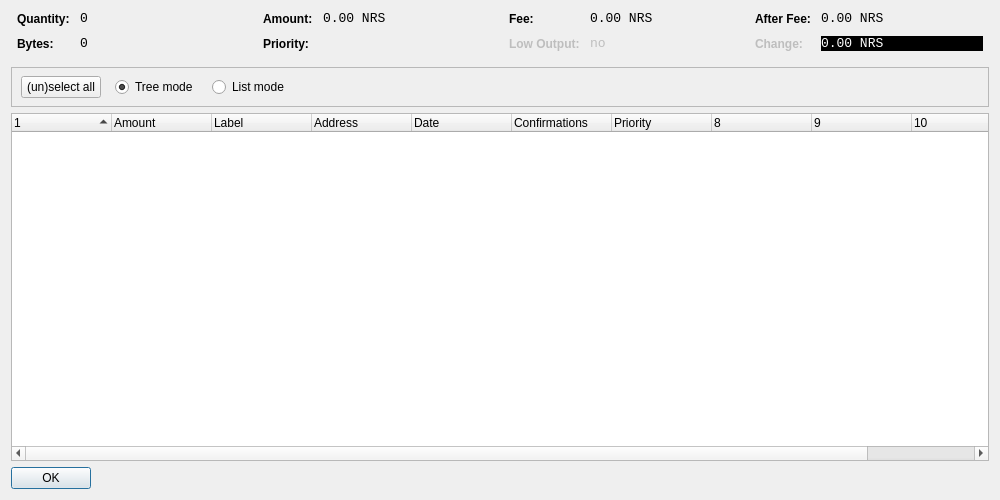
<?xml version="1.0" encoding="UTF-8"?>
<ui version="4.0">
 <class>CoinControlDialog</class>
 <widget class="QDialog" name="CoinControlDialog">
  <property name="geometry">
   <rect>
    <x>0</x>
    <y>0</y>
    <width>1000</width>
    <height>500</height>
   </rect>
  </property>
  <property name="windowTitle">
   <string>Coin Control</string>
  </property>
  <layout class="QVBoxLayout" name="verticalLayout">
   <item>
    <layout class="QHBoxLayout" name="horizontalLayoutTop" stretch="0,0,0,0">
     <property name="topMargin">
      <number>0</number>
     </property>
     <property name="bottomMargin">
      <number>10</number>
     </property>
     <item>
      <layout class="QFormLayout" name="formLayoutCoinControl1">
       <property name="horizontalSpacing">
        <number>10</number>
       </property>
       <property name="verticalSpacing">
        <number>10</number>
       </property>
       <property name="leftMargin">
        <number>6</number>
       </property>
       <property name="rightMargin">
        <number>6</number>
       </property>
       <item row="0" column="0">
        <widget class="QLabel" name="labelCoinControlQuantityText">
         <property name="styleSheet">
          <string notr="true">font-weight:bold;</string>
         </property>
         <property name="text">
          <string>Quantity:</string>
         </property>
        </widget>
       </item>
       <item row="0" column="1">
        <widget class="QLabel" name="labelCoinControlQuantity">
         <property name="font">
          <font>
           <family>Monospace</family>
           <pointsize>10</pointsize>
          </font>
         </property>
         <property name="cursor">
          <cursorShape>IBeamCursor</cursorShape>
         </property>
         <property name="contextMenuPolicy">
          <enum>Qt::ActionsContextMenu</enum>
         </property>
         <property name="text">
          <string>0</string>
         </property>
         <property name="textInteractionFlags">
          <set>Qt::LinksAccessibleByMouse|Qt::TextSelectableByKeyboard|Qt::TextSelectableByMouse</set>
         </property>
        </widget>
       </item>
       <item row="1" column="0">
        <widget class="QLabel" name="labelCoinControlBytesText">
         <property name="styleSheet">
          <string notr="true">font-weight:bold;</string>
         </property>
         <property name="text">
          <string>Bytes:</string>
         </property>
        </widget>
       </item>
       <item row="1" column="1">
        <widget class="QLabel" name="labelCoinControlBytes">
         <property name="font">
          <font>
           <family>Monospace</family>
           <pointsize>10</pointsize>
          </font>
         </property>
         <property name="cursor">
          <cursorShape>IBeamCursor</cursorShape>
         </property>
         <property name="contextMenuPolicy">
          <enum>Qt::ActionsContextMenu</enum>
         </property>
         <property name="text">
          <string>0</string>
         </property>
         <property name="textInteractionFlags">
          <set>Qt::LinksAccessibleByMouse|Qt::TextSelectableByKeyboard|Qt::TextSelectableByMouse</set>
         </property>
        </widget>
       </item>
      </layout>
     </item>
     <item>
      <layout class="QFormLayout" name="formLayoutCoinControl2">
       <property name="horizontalSpacing">
        <number>10</number>
       </property>
       <property name="verticalSpacing">
        <number>10</number>
       </property>
       <property name="leftMargin">
        <number>6</number>
       </property>
       <property name="rightMargin">
        <number>6</number>
       </property>
       <item row="0" column="0">
        <widget class="QLabel" name="labelCoinControlAmountText">
         <property name="styleSheet">
          <string notr="true">font-weight:bold;</string>
         </property>
         <property name="text">
          <string>Amount:</string>
         </property>
        </widget>
       </item>
       <item row="0" column="1">
        <widget class="QLabel" name="labelCoinControlAmount">
         <property name="font">
          <font>
           <family>Monospace</family>
           <pointsize>10</pointsize>
          </font>
         </property>
         <property name="cursor">
          <cursorShape>IBeamCursor</cursorShape>
         </property>
         <property name="contextMenuPolicy">
          <enum>Qt::ActionsContextMenu</enum>
         </property>
         <property name="text">
          <string>0.00 NRS</string>
         </property>
         <property name="textInteractionFlags">
          <set>Qt::LinksAccessibleByMouse|Qt::TextSelectableByKeyboard|Qt::TextSelectableByMouse</set>
         </property>
        </widget>
       </item>
       <item row="1" column="0">
        <widget class="QLabel" name="labelCoinControlPriorityText">
         <property name="styleSheet">
          <string notr="true">font-weight:bold;</string>
         </property>
         <property name="text">
          <string>Priority:</string>
         </property>
        </widget>
       </item>
       <item row="1" column="1">
        <widget class="QLabel" name="labelCoinControlPriority">
         <property name="font">
          <font>
           <family>Monospace</family>
           <pointsize>10</pointsize>
          </font>
         </property>
         <property name="cursor">
          <cursorShape>IBeamCursor</cursorShape>
         </property>
         <property name="contextMenuPolicy">
          <enum>Qt::ActionsContextMenu</enum>
         </property>
         <property name="text">
          <string/>
         </property>
         <property name="textInteractionFlags">
          <set>Qt::LinksAccessibleByMouse|Qt::TextSelectableByKeyboard|Qt::TextSelectableByMouse</set>
         </property>
        </widget>
       </item>
      </layout>
     </item>
     <item>
      <layout class="QFormLayout" name="formLayoutCoinControl3">
       <property name="horizontalSpacing">
        <number>10</number>
       </property>
       <property name="verticalSpacing">
        <number>10</number>
       </property>
       <property name="leftMargin">
        <number>6</number>
       </property>
       <property name="rightMargin">
        <number>6</number>
       </property>
       <item row="0" column="0">
        <widget class="QLabel" name="labelCoinControlFeeText">
         <property name="styleSheet">
          <string notr="true">font-weight:bold;</string>
         </property>
         <property name="text">
          <string>Fee:</string>
         </property>
        </widget>
       </item>
       <item row="0" column="1">
        <widget class="QLabel" name="labelCoinControlFee">
         <property name="font">
          <font>
           <family>Monospace</family>
           <pointsize>10</pointsize>
          </font>
         </property>
         <property name="cursor">
          <cursorShape>IBeamCursor</cursorShape>
         </property>
         <property name="contextMenuPolicy">
          <enum>Qt::ActionsContextMenu</enum>
         </property>
         <property name="text">
          <string>0.00 NRS</string>
         </property>
         <property name="textInteractionFlags">
          <set>Qt::LinksAccessibleByMouse|Qt::TextSelectableByKeyboard|Qt::TextSelectableByMouse</set>
         </property>
        </widget>
       </item>
       <item row="1" column="0">
        <widget class="QLabel" name="labelCoinControlLowOutputText">
         <property name="enabled">
          <bool>false</bool>
         </property>
         <property name="styleSheet">
          <string notr="true">font-weight:bold;</string>
         </property>
         <property name="text">
          <string>Low Output:</string>
         </property>
        </widget>
       </item>
       <item row="1" column="1">
        <widget class="QLabel" name="labelCoinControlLowOutput">
         <property name="enabled">
          <bool>false</bool>
         </property>
         <property name="font">
          <font>
           <family>Monospace</family>
           <pointsize>10</pointsize>
          </font>
         </property>
         <property name="cursor">
          <cursorShape>IBeamCursor</cursorShape>
         </property>
         <property name="contextMenuPolicy">
          <enum>Qt::ActionsContextMenu</enum>
         </property>
         <property name="text">
          <string>no</string>
         </property>
         <property name="textInteractionFlags">
          <set>Qt::LinksAccessibleByMouse|Qt::TextSelectableByKeyboard|Qt::TextSelectableByMouse</set>
         </property>
        </widget>
       </item>
      </layout>
     </item>
     <item>
      <layout class="QFormLayout" name="formLayoutCoinControl4">
       <property name="horizontalSpacing">
        <number>10</number>
       </property>
       <property name="verticalSpacing">
        <number>10</number>
       </property>
       <property name="leftMargin">
        <number>6</number>
       </property>
       <property name="rightMargin">
        <number>6</number>
       </property>
       <item row="0" column="0">
        <widget class="QLabel" name="labelCoinControlAfterFeeText">
         <property name="styleSheet">
          <string notr="true">font-weight:bold;</string>
         </property>
         <property name="text">
          <string>After Fee:</string>
         </property>
        </widget>
       </item>
       <item row="0" column="1">
        <widget class="QLabel" name="labelCoinControlAfterFee">
         <property name="font">
          <font>
           <family>Monospace</family>
           <pointsize>10</pointsize>
          </font>
         </property>
         <property name="cursor">
          <cursorShape>IBeamCursor</cursorShape>
         </property>
         <property name="contextMenuPolicy">
          <enum>Qt::ActionsContextMenu</enum>
         </property>
         <property name="text">
          <string>0.00 NRS</string>
         </property>
         <property name="textInteractionFlags">
          <set>Qt::LinksAccessibleByMouse|Qt::TextSelectableByKeyboard|Qt::TextSelectableByMouse</set>
         </property>
        </widget>
       </item>
       <item row="1" column="0">
        <widget class="QLabel" name="labelCoinControlChangeText">
         <property name="enabled">
          <bool>false</bool>
         </property>
         <property name="styleSheet">
          <string notr="true">font-weight:bold;</string>
         </property>
         <property name="text">
          <string>Change:</string>
         </property>
        </widget>
       </item>
       <item row="1" column="1">
        <widget class="QLabel" name="labelCoinControlChange">
         <property name="styleSheet">
          <string notr="true">color:white;background-color:black;border-width:1px</string>
         </property>
         <property name="enabled">
          <bool>false</bool>
         </property>
         <property name="font">
          <font>
           <family>Monospace</family>
           <pointsize>10</pointsize>
          </font>
         </property>
         <property name="cursor">
          <cursorShape>IBeamCursor</cursorShape>
         </property>
         <property name="contextMenuPolicy">
          <enum>Qt::ActionsContextMenu</enum>
         </property>
         <property name="text">
          <string>0.00 NRS</string>
         </property>
         <property name="textInteractionFlags">
          <set>Qt::LinksAccessibleByMouse|Qt::TextSelectableByKeyboard|Qt::TextSelectableByMouse</set>
         </property>
        </widget>
       </item>
      </layout>
     </item>
    </layout>
   </item>
   <item>
    <widget class="QFrame" name="frame">
     <property name="minimumSize">
      <size>
       <width>0</width>
       <height>40</height>
      </size>
     </property>
     <property name="frameShape">
      <enum>QFrame::StyledPanel</enum>
     </property>
     <property name="frameShadow">
      <enum>QFrame::Sunken</enum>
     </property>
     <widget class="QWidget" name="horizontalLayoutWidget">
      <property name="geometry">
       <rect>
        <x>10</x>
        <y>0</y>
        <width>781</width>
        <height>41</height>
       </rect>
      </property>
      <layout class="QHBoxLayout" name="horizontalLayoutPanel" stretch="0,0,0,0,0">
       <property name="spacing">
        <number>14</number>
       </property>
       <item>
        <widget class="QPushButton" name="pushButtonSelectAll">
         <property name="sizePolicy">
          <sizepolicy hsizetype="Maximum" vsizetype="Fixed">
           <horstretch>0</horstretch>
           <verstretch>0</verstretch>
          </sizepolicy>
         </property>
         <property name="text">
          <string>(un)select all</string>
         </property>
        </widget>
       </item>
       <item>
        <widget class="QRadioButton" name="radioTreeMode">
         <property name="sizePolicy">
          <sizepolicy hsizetype="Maximum" vsizetype="Fixed">
           <horstretch>0</horstretch>
           <verstretch>0</verstretch>
          </sizepolicy>
         </property>
         <property name="text">
          <string>Tree mode</string>
         </property>
         <property name="checked">
          <bool>true</bool>
         </property>
        </widget>
       </item>
       <item>
        <widget class="QRadioButton" name="radioListMode">
         <property name="sizePolicy">
          <sizepolicy hsizetype="Maximum" vsizetype="Fixed">
           <horstretch>0</horstretch>
           <verstretch>0</verstretch>
          </sizepolicy>
         </property>
         <property name="text">
          <string>List mode</string>
         </property>
        </widget>
       </item>
<!--       <item>
        <widget class="QLabel" name="labelLocked">
         <property name="text">
          <string>(1 locked)</string>
         </property>
        </widget>
       </item>
-->
       <item>
        <spacer name="horizontalSpacer">
         <property name="orientation">
          <enum>Qt::Horizontal</enum>
         </property>
         <property name="sizeHint" stdset="0">
          <size>
           <width>40</width>
           <height>20</height>
          </size>
         </property>
        </spacer>
       </item>
      </layout>
     </widget>
    </widget>
   </item>
   <item>
    <widget class="CoinControlTreeWidget" name="treeWidget">
     <property name="contextMenuPolicy">
      <enum>Qt::CustomContextMenu</enum>
     </property>
     <property name="sortingEnabled">
      <bool>false</bool>
     </property>
     <property name="columnCount">
      <number>11</number>
     </property>
     <attribute name="headerShowSortIndicator" stdset="0">
      <bool>true</bool>
     </attribute>
     <attribute name="headerStretchLastSection">
      <bool>false</bool>
     </attribute>
     <column>
      <property name="text">
       <string/>
      </property>
     </column>
     <column>
      <property name="text">
       <string>Amount</string>
      </property>
     </column>
     <column>
      <property name="text">
       <string notr="true">Label</string>
      </property>
     </column>
     <column>
      <property name="text">
       <string>Address</string>
      </property>
     </column>
     <column>
      <property name="text">
       <string>Date</string>
      </property>
     </column>
     <column>
      <property name="text">
       <string>Confirmations</string>
      </property>
      <property name="toolTip">
       <string>Confirmed</string>
      </property>
     </column>
     <column>
      <property name="text">
       <string>Priority</string>
      </property>
     </column>
     <column>
      <property name="text">
       <string/>
      </property>
     </column>
     <column>
      <property name="text">
       <string/>
      </property>
     </column>
     <column>
      <property name="text">
       <string/>
      </property>
     </column>
     <column>
      <property name="text">
       <string/>
      </property>
     </column>
    </widget>
   </item>
   <item>
    <widget class="QDialogButtonBox" name="buttonBox">
     <property name="sizePolicy">
      <sizepolicy hsizetype="Maximum" vsizetype="Fixed">
       <horstretch>0</horstretch>
       <verstretch>0</verstretch>
      </sizepolicy>
     </property>
     <property name="orientation">
      <enum>Qt::Horizontal</enum>
     </property>
     <property name="standardButtons">
      <set>QDialogButtonBox::Ok</set>
     </property>
    </widget>
   </item>
  </layout>
 </widget>
 <customwidgets>
  <customwidget>
   <class>CoinControlTreeWidget</class>
   <extends>QTreeWidget</extends>
   <header>coincontroltreewidget.h</header>
  </customwidget>
 </customwidgets>
 <resources/>
 <connections/>
</ui>
